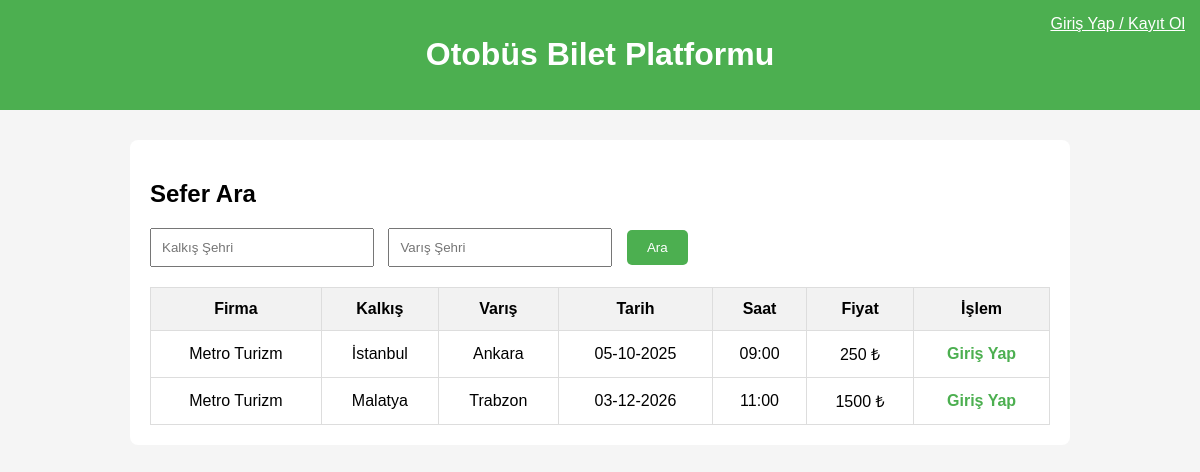
Page /home.php on the earlier database version.
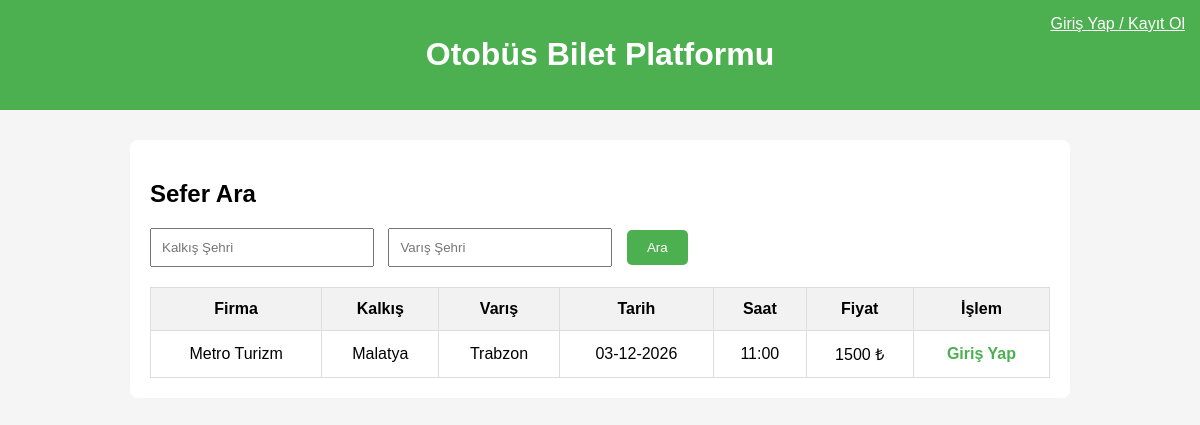
Same page on the later database version.
### tables this page shows
CREATE TABLE Trips (
    id TEXT PRIMARY KEY,
    company_id TEXT NOT NULL,
    destination_city TEXT NOT NULL,
    arrival_time DATETIME NOT NULL,
    departure_time DATETIME NOT NULL,
    departure_city TEXT NOT NULL,
    price INTEGER NOT NULL,
    capacity INTEGER NOT NULL,
    created_date TIMESTAMP DEFAULT CURRENT_TIMESTAMP,
    FOREIGN KEY (company_id) REFERENCES Bus_Company(id)
);

CREATE TABLE Bus_Company (
    id TEXT PRIMARY KEY,
    name TEXT UNIQUE NOT NULL,
    logo_path TEXT,
    created_at TIMESTAMP DEFAULT CURRENT_TIMESTAMP
);

### home.php (the view, shortened to what this page needs)
<?php
require_once 'includes/config.php';
$trips = [];
if ($_SERVER['REQUEST_METHOD'] === 'POST' && isset($_POST['search_trip'])) {
    $departure = $_POST['departure'];
    $arrival = $_POST['arrival'];
    $stmt = $db->prepare("SELECT t.*, b.name AS company_name
                          FROM Trips t
                          JOIN Bus_Company b ON t.company_id = b.id
                          WHERE t.departure_city LIKE :dep AND t.destination_city LIKE :arr
                          ORDER BY t.departure_time ASC");
    $stmt->execute([
        ':dep' => "%$departure%",
        ':arr' => "%$arrival%"
    ]);
    $trips = $stmt->fetchAll(PDO::FETCH_ASSOC);
    if (!$trips) {
        $message = "Aradığınız kriterlere uygun sefer bulunamadı.";
    }
} else {
    $stmt = $db->query("SELECT t.*, b.name AS company_name
                        FROM Trips t
                        JOIN Bus_Company b ON t.company_id = b.id
                        ORDER BY t.departure_time ASC");
    $trips = $stmt->fetchAll(PDO::FETCH_ASSOC);
}
?>
<!DOCTYPE html>
<html lang="tr">
<head>
</head>
<body>
<header>
    <h1>Otobüs Bilet Platformu</h1>
    <?php if(isset($_SESSION['user_id'])): ?>
        <span>Hoş geldin, <?php echo htmlspecialchars($_SESSION['full_name']); ?>!</span>
        <a class="logout" href="logout.php" style="color:white;">Çıkış yap</a>
    <?php else: ?>
        <a class="logout" href="login.php" style="color:white;">Giriş Yap / Kayıt Ol</a>
    <?php endif; ?>
</header>
<div class="container">
    <h2>Sefer Ara</h2>
    <form method="POST">
        <input type="text" name="departure" placeholder="Kalkış Şehri" required>
        <input type="text" name="arrival" placeholder="Varış Şehri" required>
        <button type="submit" name="search_trip">Ara</button>
    </form>
    <?php if($trips): ?>
        <table>
            <tr>
                <th>Firma</th>
                <th>Kalkış</th>
                <th>Varış</th>
                <th>Tarih</th>
                <th>Saat</th>
                <th>Fiyat</th>
                <th>İşlem</th>
            </tr>
            <?php foreach($trips as $trip): ?>
                <tr>
                    <td><?php echo htmlspecialchars($trip['company_name']); ?></td>
                    <td><?php echo htmlspecialchars($trip['departure_city']); ?></td>
                    <td><?php echo htmlspecialchars($trip['destination_city']); ?></td>
                    <td><?php echo date('d-m-Y', strtotime($trip['departure_time'])); ?></td>
                    <td><?php echo date('H:i', strtotime($trip['departure_time'])); ?></td>
                    <td><?php echo $trip['price']; ?> ₺</td>
                    <td>
                        <?php if(isset($_SESSION['user_id']) && $_SESSION['role'] === 'user'): ?>
                            <a class="btn-link" href="buy_ticket.php?trip_id=<?php echo $trip['id']; ?>">Bilet Al</a>
                        <?php else: ?>
                            <a class="btn-link" href="login.php">Giriş Yap</a>
                        <?php endif; ?>
                    </td>
                </tr>
            <?php endforeach; ?>
        </table>
    <?php else: ?>
        <p style="text-align:center; margin-top:20px;">Henüz sefer bulunmamaktadır.</p>
    <?php endif; ?>
</div>
</body>
</html>

### home.php (style rules this page uses)
body { font-family: Arial, sans-serif; background-color: #f5f5f5; margin: 0; padding: 0; }
header { background-color: #4CAF50; color: white; padding: 15px; text-align: center; position: relative; }
.container { max-width: 900px; margin: 30px auto; background: #fff; padding: 20px; border-radius: 8px; }
input[type="text"] { padding: 10px; width: 200px; margin-right: 10px; }
button { padding: 10px 20px; background-color: #4CAF50; color: white; border: none; border-radius: 5px; cursor: pointer; }
table { width: 100%; border-collapse: collapse; margin-top: 20px; }
th, td { border: 1px solid #ddd; padding: 12px; text-align: center; }
th { background-color: #f2f2f2; }
.logout { position: absolute; top: 15px; right: 15px; }
.btn-link { text-decoration: none; color: #4CAF50; font-weight: bold; }

Differences in the rows shown:
removed trips: company.name "Metro Turizm", departure_city "İstanbul", destination_city "Ankara", departure_time "05-10-2025", departure_time "09:00", price "250"
